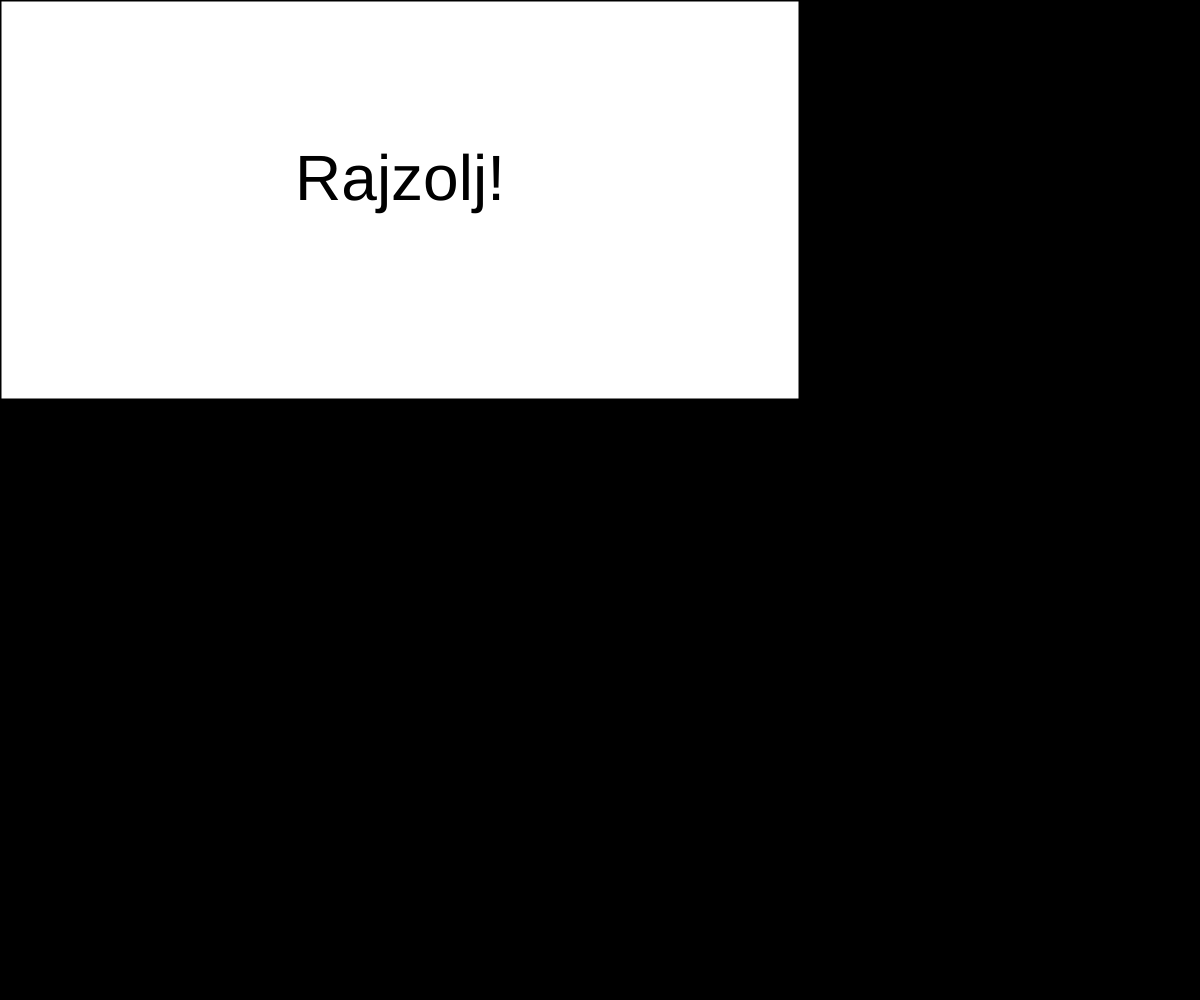
Frame 1 (no input)
Frame 60 (no input): identical to frame 1, image omitted
Frame 120 (the mouse pressed at the canvas centre since frame 60): identical to frame 1, image omitted

The p5.js sketch that drew this single still picture (run headless with seeded random() and noise() and a simulated clock; from frame 60 on, the mouse is pressed at the canvas centre):

// p5.js sketch
// ── sketch.js
const drawWindowWidth = 800;
const drawWindowHeight = 400;
const arraySize = 200;
const sumOffsetY = 800;
const stretch = 4;

var state = 0;
var points = Array(arraySize).fill(drawWindowHeight / 2);
var fPoints;
var rotation;
var sumWave = Array(arraySize);

function setup() {
    var canvas = createCanvas(windowWidth, windowHeight);
    background(0);
    strokeWeight(3);

    fill(255);
    rect(0, 0, drawWindowWidth, drawWindowHeight);

    fill(0);
    textAlign(CENTER);
    textSize(64);
    text("Rajzolj!", drawWindowWidth / 2, drawWindowHeight / 2);
}

function mousePressed() {
    if (mouseX <= drawWindowWidth && mouseY <= drawWindowHeight) {
        state = 1;
        points[Math.floor(mouseX / (drawWindowWidth / arraySize))] = mouseY - drawWindowHeight / 2;
    }
}

function mouseDragged() {
    if (mouseX <= drawWindowWidth && mouseY <= drawWindowHeight) {
        points[Math.floor(mouseX / (drawWindowWidth / arraySize))] = mouseY - drawWindowHeight / 2;
    }
}

function mouseReleased() {
    state = 2;
    fPoints = dft(points);
    fPoints = fPoints.sort((a, b) => b.rad - a.rad);
    rotation = 0;
    sumWave = Array(arraySize);
}

function updateCircles() {
    let x = 300;
    let y = drawWindowHeight + 300;
    for (let c of fPoints) {
        if (!c) break;

        stroke(255);
        ellipse(x, y, c.rad * 2);

        x += cos(rotation * c.freq + c.offset) * c.rad;
        y += sin(rotation * c.freq + c.offset) * c.rad;
    }
    return [x, y];
}

function epiCycles(x, y, fourier) {
    for (let i = 0; i < fourier.length; i++) {
        let prevx = x;
        let prevy = y;
        let freq = fourier[i].freq;
        let radius = fourier[i].rad;
        let phase = fourier[i].offset;
        x += radius * cos(freq * rotation + phase);
        y += radius * sin(freq * rotation + phase);

        stroke(255, 100);
        noFill();
        ellipse(prevx, prevy, radius * 2);
        stroke(255);
        line(prevx, prevy, x, y);
    }
    return [x, y];
}

function draw() {
    if (state > 0) {
        background(0);
        fill(255);
        noStroke();
        rect(0, 0, drawWindowWidth, drawWindowHeight);

        stroke(255, 0, 0);
        noFill();
        beginShape();
        for (const [x, y] of points.entries()) {
            vertex((drawWindowWidth / arraySize) * x, y + drawWindowHeight / 2);
        }
        endShape();

        if (state === 2) {
            //let pos = updateCircles();
            let pos = epiCycles(300, 800, fPoints);

            stroke(255, 0, 0);
            beginShape();
            vertex(...pos);
            for (const [x, y] of sumWave.entries()) {
                if (!y) break;
                vertex(x * 10 + 500, y);
            }
            endShape();

            sumWave.pop();
            sumWave.unshift(pos[1]);

            rotation += TWO_PI / fPoints.length;
            rotation %= TWO_PI;
        }
    }
}

// ── 1d.html
<!DOCTYPE html>
<html lang="en">
    <head>
        <meta charset="UTF-8" />
        <meta http-equiv="X-UA-Compatible" content="IE=edge" />
        <meta name="viewport" content="width=device-width, initial-scale=1.0" />
        <script src="https://cdn.jsdelivr.net/npm/p5@1.6.0/lib/p5.min.js"></script>
        <script src="https://cdnjs.cloudflare.com/ajax/libs/p5.js/0.7.2/addons/p5.dom.min.js"></script>
        <link rel="preconnect" href="https://fonts.googleapis.com" />
        <link rel="preconnect" href="https://fonts.gstatic.com" crossorigin />
        <link href="https://fonts.googleapis.com/css2?family=Alkatra&display=swap" rel="stylesheet" />
        <link rel="stylesheet" href="style.css" />
        <script src="sketch.js"></script>
        <script src="fourier.js"></script>
        <title>1 dimenziós Fourier</title>
    </head>
    <body></body>
</html>

// ── fourier.js
function dft(x) {
    const X = [];
    const N = x.length;
    for (let k = 0; k < N; k++) {
        let re = 0;
        let im = 0;
        for (let n = 0; n < N; n++) {
            const phi = (TWO_PI * k * n) / N;
            re += x[n] * cos(phi);
            im -= x[n] * sin(phi);
        }
        re = re / N;
        im = im / N;

        let freq = k;
        let rad = sqrt(re * re + im * im);
        let offset = atan2(im, re);
        X[k] = { freq, rad, offset };
    }
    return X;
}

// ── style.css
html,
body {
    margin: 0;
    padding: 0;
    font-family: 'Alkatra', cursive;
    overflow-x: hidden;
}

canvas {
    display: block;
}
